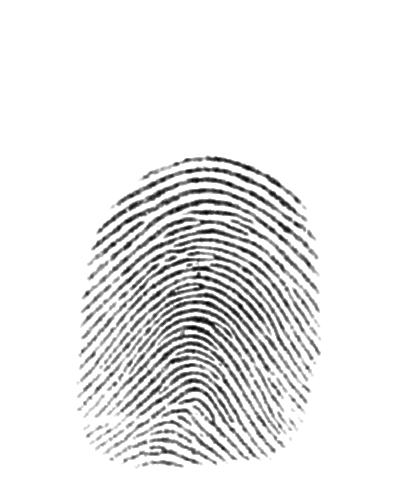
#> input picture images/04.bmp, 400 x 500 px, given in place of 04.jpg, which was not available
$ python gabor01.py   (Python 2 division)   (older library calls are emulated)
#> lines starting #> are read from the running program, lines starting #| are printed output that depends on the picture; pictures that were not available may be replaced by others from this repository, and a replacement may not be noted
#> further down, img is the input picture: shape (500, 400, 3); min 0, max 255, mean 233.8
#!/usr/bin/env python

import numpy as np
import cv2

def build_filters():
	filters = []
	#ksize = 31
	ksize = 31
	for theta in np.arange(0, np.pi, np.pi / 16):
		kern = cv2.getGaborKernel((ksize, ksize), 2.0, theta, 10.0, 0.5, 1, ktype=cv2.CV_32F)
		kern /= 1.5*kern.sum()
		filters.append(kern)
	return filters

def process(img, filters):
	accum = np.zeros_like(img)
	for kern in filters:
		fimg = cv2.filter2D(img, cv2.CV_8UC3, kern)
		np.maximum(accum, fimg, accum)
#> this loop made 16 passes
#> pass 1, in process, `fimg = cv2.filter2D(img, cv2.CV_8UC3, kern)`:
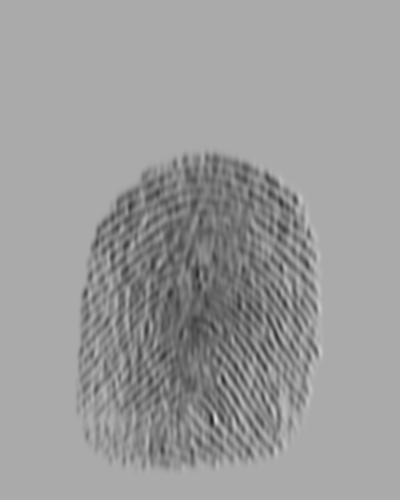
#> fimg: shape (500, 400, 3); min 34, max 216, mean 155.9
#> pass 3, in process, `fimg = cv2.filter2D(img, cv2.CV_8UC3, kern)`:
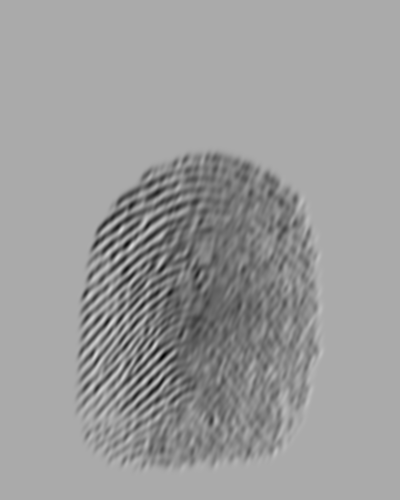
#> fimg: shape (500, 400, 3); min 4, max 218, mean 155.9
#> after the loop:
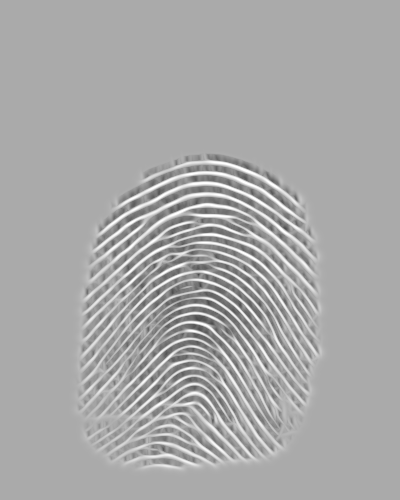
#> accum: shape (500, 400, 3); min 72, max 255, mean 168.9
	return accum

if __name__ == '__main__':
	import sys

print __doc__
try:
	img_fn = sys.argv[1]
except:
	img_fn = './images/04.jpg'

img = cv2.imread(img_fn)
if img is None:
	print 'Failed to load image file:', img_fn
	sys.exit(1)

filters = build_filters()

res1 = process(img, filters)
cv2.imshow('result', res1)
cv2.waitKey(0)
cv2.destroyAllWindows()

$ run again, with images/01.bmp copied over images/04.bmp
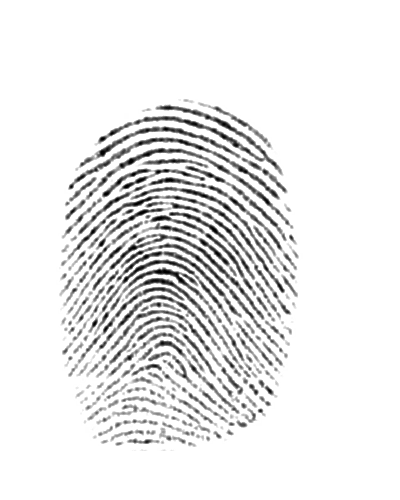
#> input picture images/01.bmp, 400 x 500 px, given in place of 04.jpg, which was not available
#> img is the input picture: shape (500, 400, 3); min 0, max 255, mean 234.3
#> the loop in process, `for kern in filters:` made 16 passes
#> pass 1, in process, `fimg = cv2.filter2D(img, cv2.CV_8UC3, kern)`:
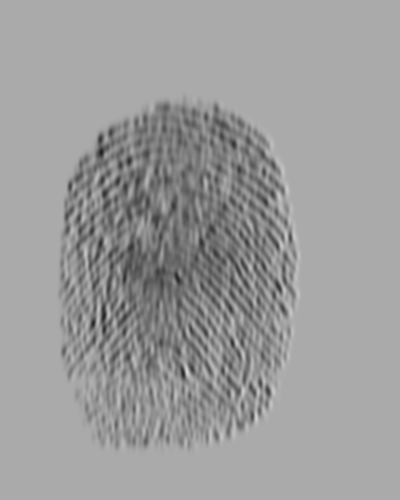
#> fimg: shape (500, 400, 3); min 30, max 214, mean 156.2
#> after the loop in process, `for kern in filters:`:
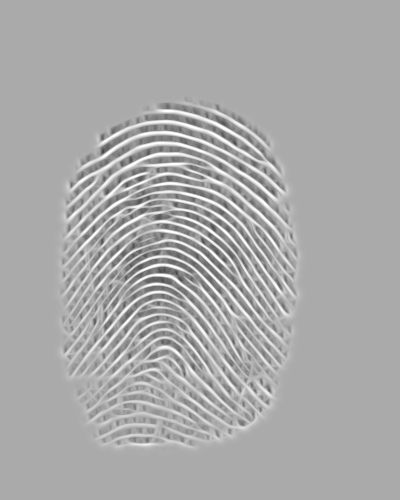
#> accum: shape (500, 400, 3); min 67, max 255, mean 170.1

$ run again, with images/03.bmp copied over images/04.bmp
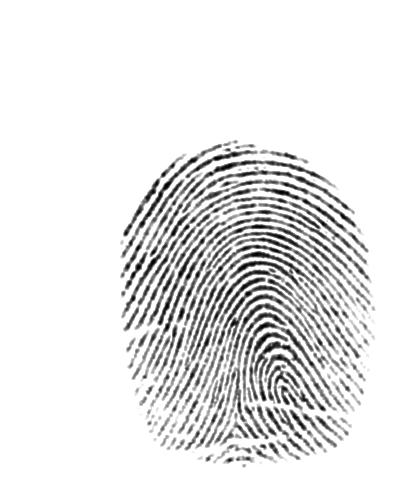
#> input picture images/03.bmp, 400 x 500 px, given in place of 04.jpg, which was not available
#> img is the input picture: shape (500, 400, 3); min 0, max 255, mean 230.5
#> the loop in process, `for kern in filters:` made 16 passes
#> pass 1, in process, `fimg = cv2.filter2D(img, cv2.CV_8UC3, kern)`:
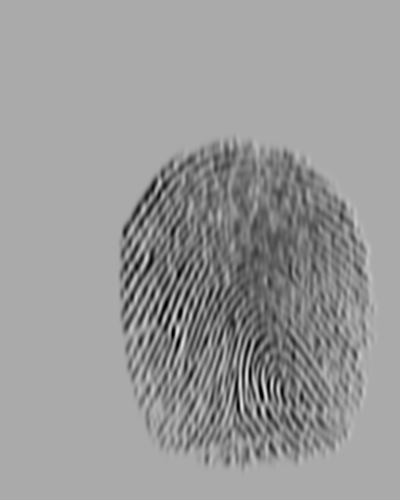
#> fimg: shape (500, 400, 3); min 0, max 230, mean 153.7
#> after the loop in process, `for kern in filters:`:
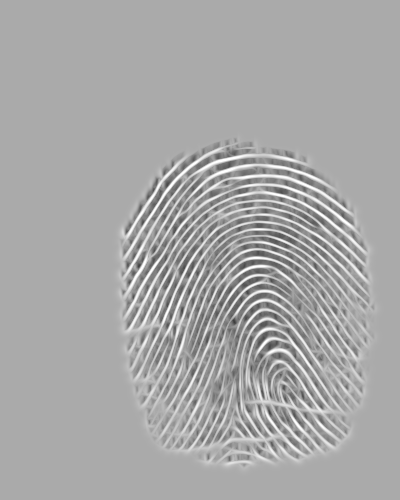
#> accum: shape (500, 400, 3); min 61, max 255, mean 167.9
